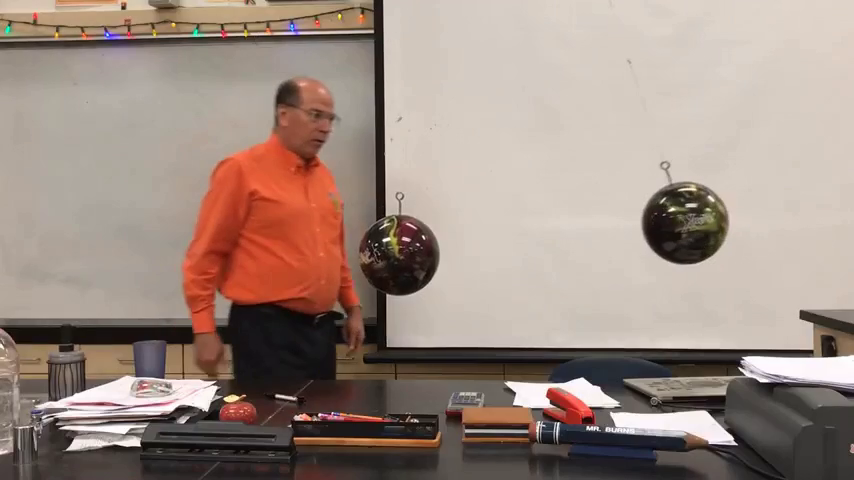
#> input picture frame 4 of samples/Collision_1.mp4, 854 x 480 px
$ python AnalisaVideo.py
#> lines starting #> are read from the running program, lines starting #| are printed output that depends on the picture
### DetectarObjetos.py
import cv2
import numpy as np
from IdentificarCentroide import Centroid

def selectROIfromFrame(fr):
  # box (x, y, lar, alt)
  box = cv2.selectROI("SELECT ROI", fr, fromCenter=False, showCrosshair=False)
  print(box)
  return box

# [56 lines left out: function Tracking, not called in this run]

def MultiTracking(Objects, Video):
#> called with Objects = 2, Video = 'samples\\Collision_1.mp4'
	frame_rate = 1 # em milisegundos quanto demora um frame, é apenas para visulização...

	cap = cv2.VideoCapture(Video) # Abre o vídeo
	if (not cap.isOpened()):
	  print("Erro ao abrir o arquivo")

	#img_object = cv2.imread('objects\Ball.png') # Se for imagem
	# Salto com vara: (353, 410, 30, 60)
	# Basquete: (557, 140, 20, 28)
	ret, first_frame = cap.read()
#> first_frame is the input picture: shape (480, 854, 3); mean B, G, R 130.1, 139.7, 157.5

	first_frame = cv2.resize(first_frame, (800, 600)) # Se for frame
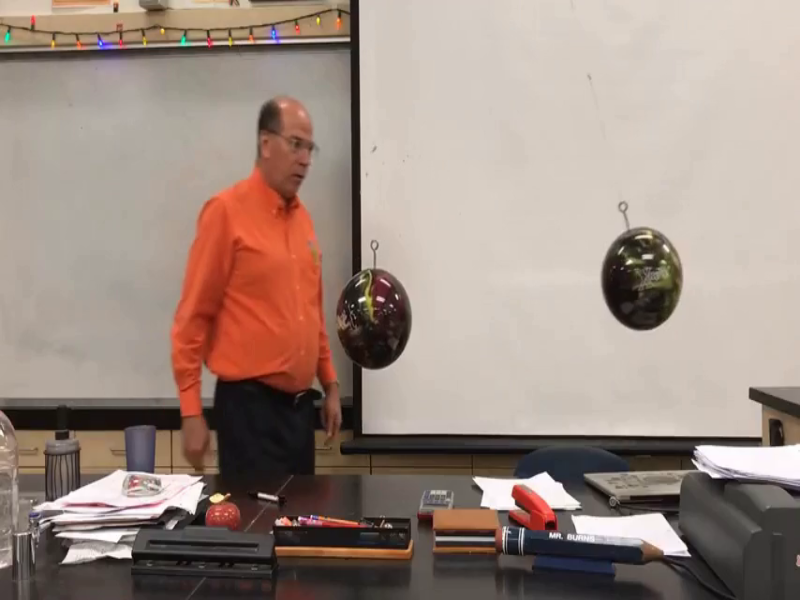
#> first_frame: shape (600, 800, 3); mean B, G, R 130.1, 139.7, 157.4

	trackers = cv2.legacy.MultiTracker_create()
	for i in range(Objects):
		box = selectROIfromFrame(first_frame)
		tracker = cv2.legacy.TrackerCSRT_create()
		trackers.add(tracker, first_frame, box)

	X, Y = dict(), dict()
	Time = np.array([], dtype=np.float64)
	PosCentroid = [0]*Objects

	for i in range(Objects):
		X['Object'+str(i)], Y['Object'+str(i)] = np.array([], dtype=np.uint32), np.array([], dtype=np.uint32)

	while (cap.isOpened()):

		ret, frame = cap.read()

		if not ret:
		   break

		frame = cv2.resize(frame, (800, 600))
		ok, boxes = trackers.update(frame)
		if ok:
			for i, box in enumerate(boxes):
				pt1 = (int(box[0]), int(box[1]))
				pt2 = (int(box[0] + box[2]), int(box[1] + box[3]))
				cv2.rectangle(frame, pt1, pt2, (255, 0, 0), 2, 1)
				PosCentroid[i] = Centroid(box, frame)

		else:
			cv2.putText(frame, "Tracking falhou", (100, 80), cv2.FONT_HERSHEY_SIMPLEX, 0.75, (0, 0, 255), 2)

		if cap.get(cv2.CAP_PROP_POS_MSEC) != 0:
			for i in range(Objects):
				X['Object'+str(i)] = np.append(X['Object'+str(i)], PosCentroid[i][0])
				Y['Object'+str(i)] = np.append(Y['Object'+str(i)], PosCentroid[i][1])
			Time = np.append(Time, cap.get(cv2.CAP_PROP_POS_MSEC))
		cv2.imshow('Tracking',frame)

		if cv2.waitKey(frame_rate) & 0xFF == ord('q'):
			break

	cap.release()
	cv2.destroyAllWindows()

	return X, Y, Time

# [43 lines left out: function ObjectDetectionAI, not called in this run]

### AnalisaVideo.py
import cv2
import numpy as np
import matplotlib.pyplot as plt
from DetectarObjetos import ObjectDetectionAI, MultiTracking, Tracking
from AnalisaDados import HarmonicOscAmort, ProjectileMotion, PendCollision, MinQuadrados

#> (the run stopped early here; a loop or call above may not have finished)

$ run again, starting later in the video
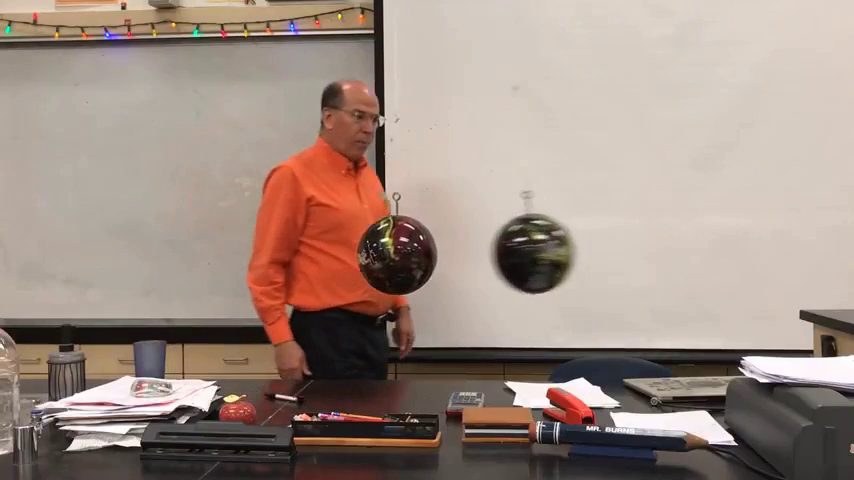
#> input picture frame 18 of samples/Collision_1.mp4, 854 x 480 px
#> in MultiTracking, first_frame is the input picture: shape (480, 854, 3); mean B, G, R 132.3, 142, 159.3
#> in MultiTracking, `first_frame = cv2.resize(first_frame, (800, 600))`:
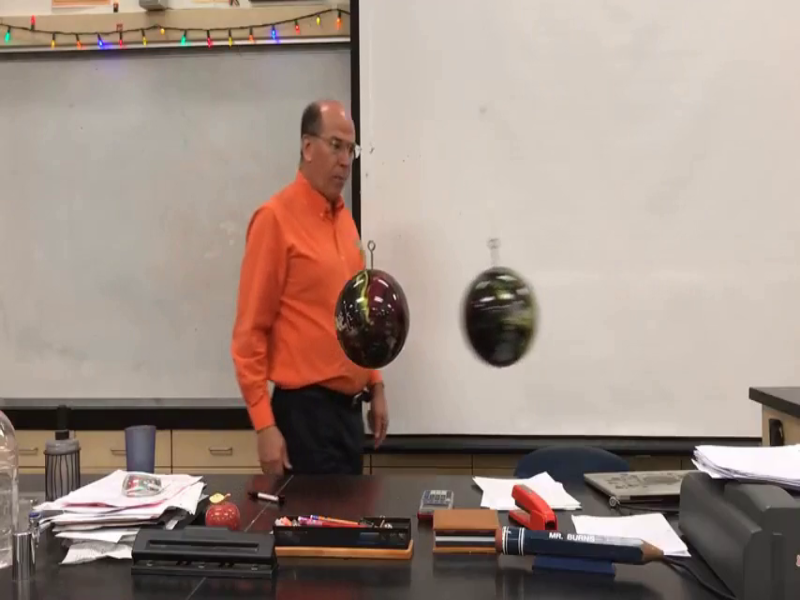
#> first_frame: shape (600, 800, 3); mean B, G, R 132.3, 141.9, 159.2

$ run again, starting later in the video
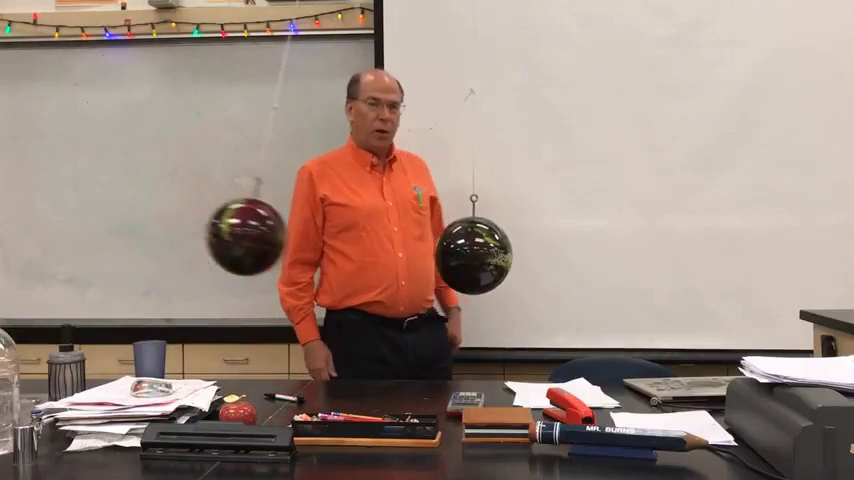
#> input picture frame 33 of samples/Collision_1.mp4, 854 x 480 px
#> in MultiTracking, first_frame is the input picture: shape (480, 854, 3); mean B, G, R 129.4, 139.3, 157.8
#> in MultiTracking, `first_frame = cv2.resize(first_frame, (800, 600))`:
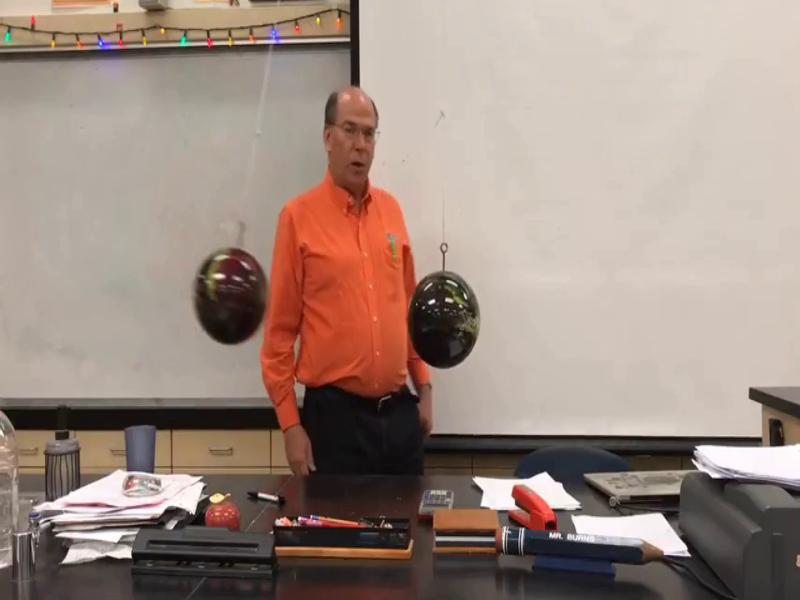
#> first_frame: shape (600, 800, 3); mean B, G, R 129.4, 139.3, 157.8
